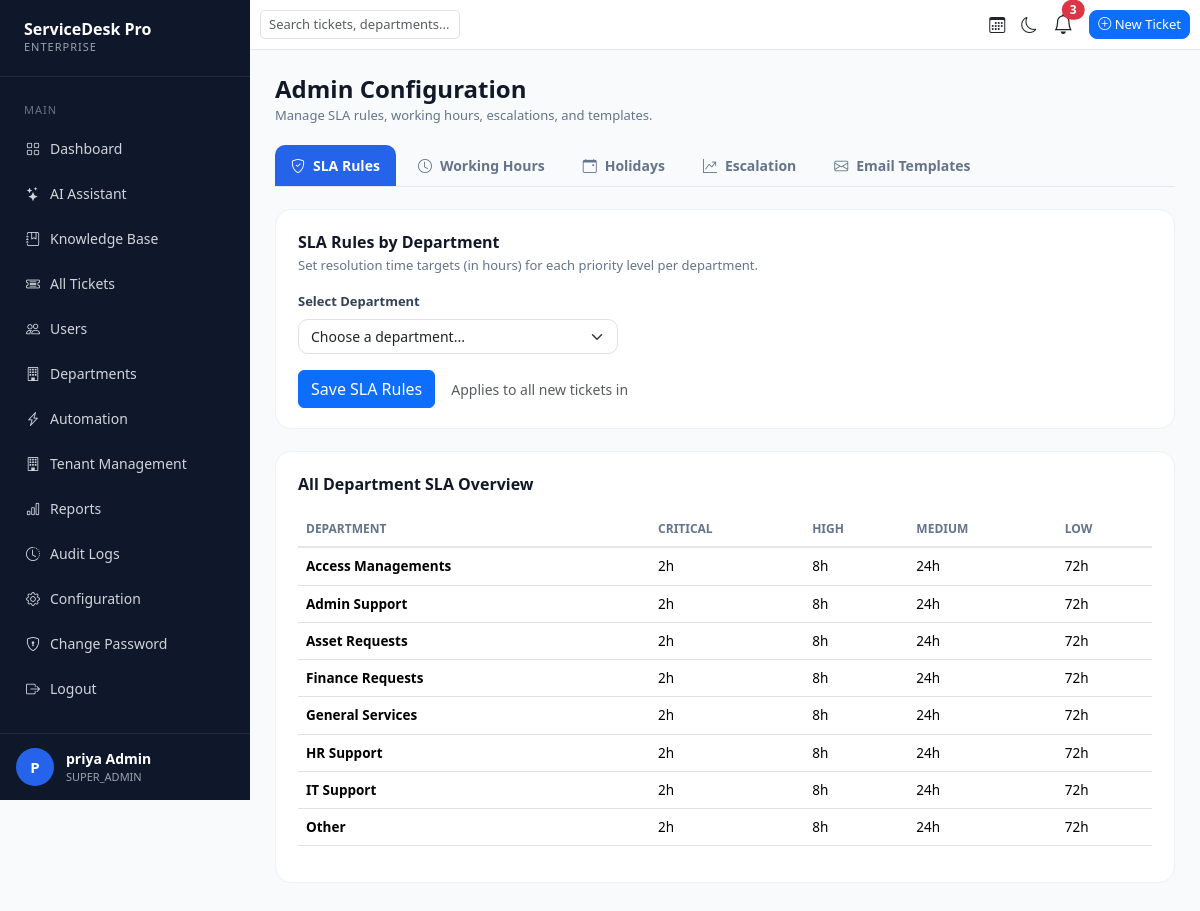
/configuration/ (signed in), run on the app's committed database.
### accounts/models.py (models this page shows, shortened)
class User(AbstractUser):
    ROLE_CHOICES = (
        ('SUPER_ADMIN', 'Super Admin'),
        ('ADMIN', 'Admin'),
        ('AGENT', 'Agent'),
        ('EMPLOYEE', 'Employee'),
    )
    email = models.EmailField(unique=True)
    role = models.CharField(
        max_length=20,
        choices=ROLE_CHOICES,
        default='EMPLOYEE'
    )
    phone = models.CharField(
        max_length=15,
        blank=True,
        null=True
    )
    profile_image = models.ImageField(
        upload_to='profile_images/',
        blank=True,
        null=True
    )
    department = models.ForeignKey(
        'departments.Department',
        on_delete=models.SET_NULL,
        blank=True,
        null=True
    )
    tenant = models.ForeignKey(
        'tenants.Tenant',
        on_delete=models.SET_NULL,
        blank=True,
        null=True,
        related_name='users'
    )
    is_locked = models.BooleanField(
        default=False
    )
    USERNAME_FIELD = 'email'
    REQUIRED_FIELDS = ['username']

### departments/models.py (models this page shows, shortened)
class Department(models.Model):
    name = models.CharField(max_length=100)
    description = models.TextField(blank=True)
    is_active = models.BooleanField(default=True)
    tenant = models.ForeignKey(
        'tenants.Tenant',
        on_delete=models.SET_NULL,
        blank=True,
        null=True,
        related_name='departments'
    )
    sla_critical = models.PositiveIntegerField(default=2)
    sla_high = models.PositiveIntegerField(default=8)
    sla_medium = models.PositiveIntegerField(default=24)
    sla_low = models.PositiveIntegerField(default=72)
    created_at = models.DateTimeField(auto_now_add=True)

### configuration/views.py (the view)
# urls.py: path('', config_home, name='config_home'),
@login_required
def config_home(request):
    if not _is_admin(request.user):
        return redirect('dashboard')
    for day_code, _label in WorkingHours.DAY_CHOICES:
        WorkingHours.objects.get_or_create(day=day_code)
    context = {
        "departments": Department.objects.all().order_by('name'),
        "working_hours": WorkingHours.objects.all(),
        "holidays": Holiday.objects.all(),
        "escalation_rules": EscalationRule.objects.select_related('department').all(),
        "templates": EmailTemplate.objects.all(),
        "selected_department_id": request.GET.get("department", ""),
    }
    return render(request, "admin_config.html", context)

### configuration/views.py (called while the page is built)
def _is_admin(user):
    return user.role in ['ADMIN', 'SUPER_ADMIN']

### tickets/context_processors.py (called while the page is built)
def notification_context(request):
    if request.user.is_authenticated:
        notifications = Notification.objects.filter(
            user=request.user
        )[:5]
        unread_count = Notification.objects.filter(
            user=request.user,
            is_read=False
        ).count()
        return {
            "notifications": notifications,
            "unread_notifications": unread_count
        }
    return {}

### templates/admin_config.html (shortened to what this page needs)
{% extends 'base.html' %}
{% block content %}
<div class="config-page">
    <h2 class="page-title">Admin Configuration</h2>
    <p class="page-subtitle">Manage SLA rules, working hours, escalations, and templates.</p>
    <div class="config-tabs">
        <button class="config-tab-btn active" data-tab="sla">
            <i class="bi bi-shield-check"></i> SLA Rules
        </button>
        <button class="config-tab-btn" data-tab="hours">
            <i class="bi bi-clock"></i> Working Hours
        </button>
        <button class="config-tab-btn" data-tab="holidays">
            <i class="bi bi-calendar-event"></i> Holidays
        </button>
        <button class="config-tab-btn" data-tab="escalation">
            <i class="bi bi-graph-up-arrow"></i> Escalation
        </button>
        <button class="config-tab-btn" data-tab="templates">
            <i class="bi bi-envelope"></i> Email Templates
        </button>
    </div>
    <div class="config-tab-panel active" id="tab-sla">
        <div class="config-card">
            <div class="config-card-title">SLA Rules by Department</div>
            <p class="config-card-subtitle">Set resolution time targets (in hours) for each priority level per department.</p>
            <label class="form-label mt-3 mb-2">Select Department</label>
            <select class="form-select mb-3" id="slaDepartmentSelect" style="max-width:320px;">
                <option value="">Choose a department...</option>
            </select>
            <form id="slaForm" method="post" action="/configuration/sla/0/save/">
                <div class="mt-3 d-flex align-items-center gap-3" id="slaSaveWrapper" style="display:none;">
                    <button type="submit" class="btn btn-primary">Save SLA Rules</button>
                    <span class="text-muted small">Applies to all new tickets in <strong id="slaDeptName"></strong></span>
                </div>
            </form>
        </div>
        <div class="config-card">
            <div class="config-card-title">All Department SLA Overview</div>
            <div class="table-responsive mt-3">
                <table class="table">
                    <thead>
                        <tr>
                            <th>Department</th>
                            <th>Critical</th>
                            <th>High</th>
                            <th>Medium</th>
                            <th>Low</th>
                        </tr>
                    </thead>
                    <tbody>
                        {% for dept in departments %}
                        <tr>
                            <td><strong>{{ dept.name }}</strong></td>
                            <td>{{ dept.sla_critical }}h</td>
                            <td>{{ dept.sla_high }}h</td>
                            <td>{{ dept.sla_medium }}h</td>
                            <td>{{ dept.sla_low }}h</td>
                        </tr>
                        {% empty %}
                        <tr><td colspan="5" class="text-center text-muted py-4">No departments yet.</td></tr>
                        {% endfor %}
                    </tbody>
                </table>
            </div>
        </div>
    </div>
</div>
{% endblock %}

### templates/base.html (shortened to what this page needs)
<!DOCTYPE html>
<html lang="en">
<head>
    <link href="https://cdn.jsdelivr.net/npm/bootstrap@5.3.3/dist/css/bootstrap.min.css" rel="stylesheet">
    <link rel="stylesheet" href="https://cdn.jsdelivr.net/npm/bootstrap-icons@1.11.3/font/bootstrap-icons.min.css">
</head>
<body>
<div class="sidebar">
    <div class="logo">
        <h3>ServiceDesk Pro</h3>
        <p>ENTERPRISE</p>
    </div>
    <div class="menu">
        <div class="menu-title">Main</div>
        <a href="{% url 'dashboard' %}">
            <i class="bi bi-grid"></i> Dashboard
        </a>
        <a href="{% url 'ai_assistant' %}">
            <i class="bi bi-stars"></i> AI Assistant
        </a>
        <a href="{% url 'knowledge_base_list' %}">
            <i class="bi bi-journal-bookmark"></i> Knowledge Base
        </a>
        {% if request.user.role == 'ADMIN' or request.user.role == 'SUPER_ADMIN' %}
        <a href="{% url 'all_tickets' %}">
            <i class="bi bi-ticket-detailed"></i> All Tickets
        </a>
        <a href="{% url 'users_list' %}">
            <i class="bi bi-people"></i> Users
        </a>
        <a href="{% url 'department_list' %}">
            <i class="bi bi-building"></i> Departments
        </a>
        <a href="{% url 'automation_list' %}">
            <i class="bi bi-lightning-charge"></i> Automation
        </a>
        {% if request.user.role == 'SUPER_ADMIN' %}
        <a href="{% url 'tenant_list' %}">
            <i class="bi bi-building"></i> Tenant Management
        </a>
        {% endif %}
        <a href="{% url 'reports' %}">
            <i class="bi bi-bar-chart"></i> Reports
        </a>
        <a href="{% url 'audit_logs' %}">
            <i class="bi bi-clock-history"></i> Audit Logs
        </a>
        <a href="{% url 'config_home' %}">
            <i class="bi bi-gear"></i> Configuration
        </a>
        {% endif %}
        <a href="{% url 'change_password' %}">
            <i class="bi bi-shield-lock"></i> Change Password
        </a>
        <a href="{% url 'logout' %}">
            <i class="bi bi-box-arrow-right"></i> Logout
        </a>
    </div>
   <div class="sidebar-footer">
        <div class="avatar">
            {{ request.user.first_name|first|default:"U"|upper }}
        </div>
        <div class="user-box">
            <strong>
                {{ request.user.first_name }} {{ request.user.last_name }}
            </strong>
            <span>
                {{ request.user.role }}
            </span>
        </div>
    </div>
</div>
<div class="content">
    <div class="navbar-custom">
        <div class="d-flex justify-content-between align-items-center h-100 w-100">
            <div class="search-box">
                <input type="text" id="openSearch" class="form-control"
                       placeholder="Search tickets, departments..." readonly>
            </div>
            <div class="d-flex align-items-center">
                <i class="bi bi-calendar3 me-3"></i>
                <i id="themeToggle"
                   class="bi bi-moon me-3"
                   style="cursor:pointer;"></i>
                <div class="dropdown me-3">
                    <button class="btn p-0 border-0 bg-transparent position-relative" type="button"
                        data-bs-toggle="dropdown" aria-expanded="false">
                        <i class="bi bi-bell fs-5"></i>
                        {% if unread_notifications > 0 %}
                        <span class="position-absolute top-0 start-100 translate-middle badge rounded-pill bg-danger">
                            {{ unread_notifications }}
                        </span>
                        {% endif %}
                    </button>
                </div>
                <a href="{% url 'create_ticket' %}"
                   class="btn btn-primary new-ticket-btn">
                    <i class="bi bi-plus-circle"></i> New Ticket
                </a>
            </div>
        </div>
    </div>
    <div class="page-content">
        {% block content %}
        {% endblock %}
    </div>
</div>

### templates/base.html (style rules this page uses)
body { margin:0; background:#f8fafc; font-family:Segoe UI,sans-serif; }
.sidebar { width:250px; height:100vh; position:fixed; left:0; top:0; background:#0f172a; color:white; display:flex; flex-direction:column; }
.logo { padding:20px 24px; border-bottom:1px solid rgba(255,255,255,.08); }
.logo h3 { margin:0; font-size:16px; font-weight:700; color:white; }
.logo p { margin:0; font-size:11px; color:#9ca3af; letter-spacing:1px; }
.menu { padding:15px 12px; }
.menu-title { font-size:11px; color:#6b7280; text-transform:uppercase; letter-spacing:1px; margin:10px 12px; }
.menu a { display:flex; align-items:center; gap:10px; padding:10px 14px; margin-bottom:4px; font-size:14px; font-weight:500; color:#d1d5db; text-decoration:none; border-radius:10px; transition:.2s; }
.user-box { display:flex; flex-direction:column; gap:0; }
.user-box strong { color:#ffffff; font-size:14px; font-weight:600; }
.user-box span { color:#9ca3af; font-size:11px; text-transform:uppercase; }
.sidebar-footer { position:absolute; bottom:0; width:100%; padding:14px 16px; border-top:1px solid rgba(255,255,255,.08); display:flex; align-items:center; gap:12px; }
.avatar { width:38px; height:38px; border-radius:50%; background:#2563eb; color:white; display:flex; align-items:center; justify-content:center; font-size:15px; font-weight:600; }
.content { margin-left:250px; }
.navbar-custom { background:white; height:50px; border-bottom:1px solid #e2e8f0; padding:0 10px; }
.page-content { padding:25px; }
.search-box { width:200px; min-width:200px; flex-shrink:0; }
.search-box input { width:100%; border-radius:5px; font-size:13px; padding:4px 8px; }
.new-ticket-btn { border-radius:08px; font-size: 13px; padding: 4px 08px; }

### templates/admin_config.html (style rules this page uses)
.config-page { animation:fadeIn .25s ease; }
.page-title { font-size:24px; font-weight:700; color:#111827; margin-bottom:2px; }
.page-subtitle { color:#64748b; font-size:13px; margin:0 0 20px 0; }
.config-tabs { display:flex; gap:6px; border-bottom:1px solid #e5e7eb; margin-bottom:22px; flex-wrap:wrap; }
.config-tab-btn { background:none; border:none; padding:10px 16px; font-size:14px; font-weight:600; color:#64748b; border-radius:10px 10px 0 0; display:flex; align-items:center; gap:8px; cursor:pointer; }
.config-tab-btn.active { background:#2563eb; color:#fff; }
.config-tab-panel { display:none; }
.config-tab-panel.active { display:block; }
.config-card { background:#fff; border:1px solid #edf2f7; border-radius:16px; padding:20px 22px; margin-bottom:22px; }
.config-card-title { font-size:16px; font-weight:700; color:#111827; margin-bottom:2px; }
.config-card-subtitle { font-size:13px; color:#64748b; margin:0; }
.form-label { font-size:13px; font-weight:600; color:#334155; }
.form-control, .form-select { border-radius:10px; font-size:14px; }
.table thead th { font-size:12px; text-transform:uppercase; color:#64748b; border-bottom:2px solid #e5e7eb; }
.table td { vertical-align:middle; font-size:13.5px; }

### data on the page
User: user.first_name|first "P", user.first_name "priya Admin", user.role "SUPER_ADMIN"
Department: name "Access Managements", sla_critical "2", sla_high "8", sla_medium "24", sla_low "72"
Department: name "Admin Support", sla_critical "2", sla_high "8", sla_medium "24", sla_low "72"
Department: name "Asset Requests", sla_critical "2", sla_high "8", sla_medium "24", sla_low "72"
Department: name "Finance Requests", sla_critical "2", sla_high "8", sla_medium "24", sla_low "72"
Department: name "General Services", sla_critical "2", sla_high "8", sla_medium "24", sla_low "72"
Department: name "HR Support", sla_critical "2", sla_high "8", sla_medium "24", sla_low "72"
Department: name "IT Support", sla_critical "2", sla_high "8", sla_medium "24", sla_low "72"
Department: name "Other", sla_critical "2", sla_high "8", sla_medium "24", sla_low "72"

### other printed values
{{ unread_notifications }} "3"
